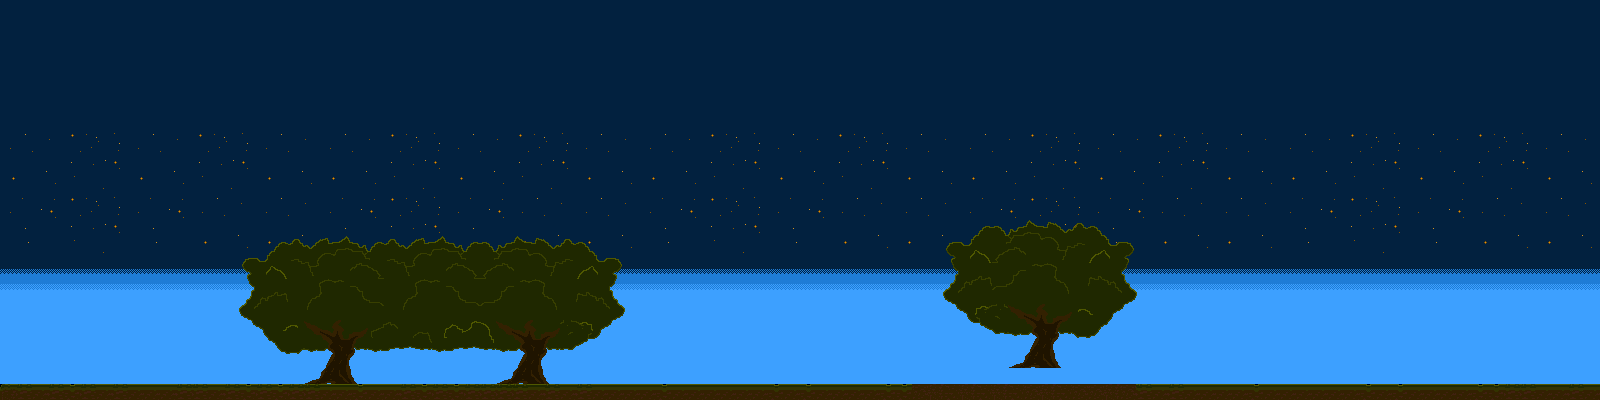

This is a level from a 2D game, rendered from its Tiled map with the project's own tilesets. A one-line summary and the map file follow, with tile-layer data summarised:
An orthogonal 100x25 tile map with 16x16 px tiles, 3 tile layers (block, background2, background1), 4 tilesets.

<map version="1.0" orientation="orthogonal" renderorder="right-down" width="100" height="25" tilewidth="16" tileheight="16" nextobjectid="1">
 <tileset firstgid="1" name="ForestGround1" tilewidth="16" tileheight="16">
  <image source="ForestGround1.png" width="112" height="16" />
 </tileset>
 <tileset firstgid="8" name="ForestTree1" tilewidth="96" tileheight="96">
  <image source="ForestTree1.png" width="384" height="96" />
 </tileset>
 <tileset firstgid="12" name="ForestTree2" tilewidth="64" tileheight="64">
  <image source="ForestTree2.png" width="448" height="64" />
 </tileset>
 <tileset firstgid="19" name="Sky" tilewidth="64" tileheight="64">
  <image source="Sky.png" width="384" height="64" />
 </tileset>
 <layer name="block" width="100" height="25">
  <data>[2500 cells, 114 non-empty, 7 distinct tile ids]</data>
 </layer>
 <layer name="background2" width="100" height="25">
  <data>[2500 cells, 150 non-empty, 6 distinct tile ids]</data>
 </layer>
 <layer name="background1" width="100" height="25">
  <data>[2500 cells, 17 non-empty, 11 distinct tile ids]</data>
 </layer>
</map>
